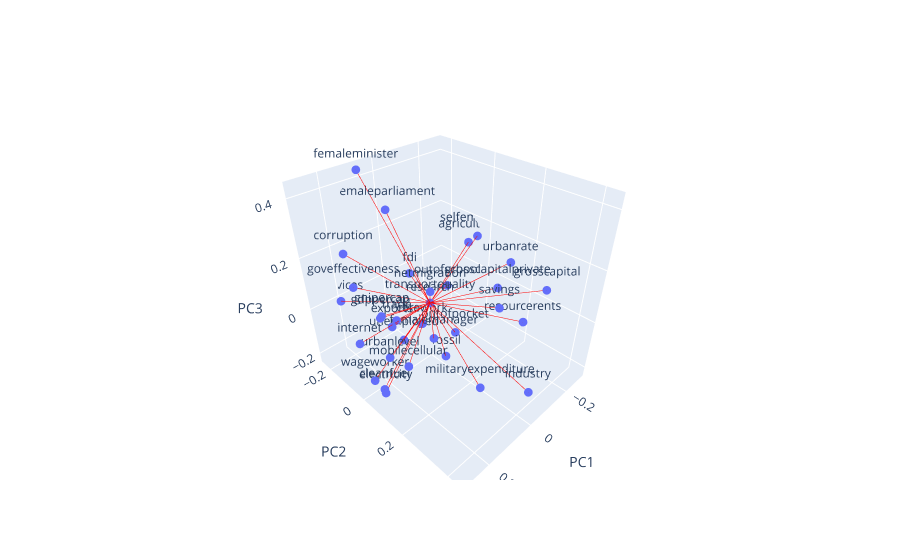

Source (notebook cell):
### Code cell
import plotly.graph_objs as go

# Create the scatter plot
scatter = go.Scatter3d(x=df_loadings['PC1'], y=df_loadings['PC2'], z=df_loadings['PC3'], mode='markers+text',
                       text=df_loadings.index, name='markers', textposition='top center')

# Create arrows
lines = []
line_marker = dict(color='red', width=1)  # adjust as needed

# Create a line (arrow) for each point, from the origin to the point
for i in range(len(df_loadings)):
    lines.append(go.Scatter3d(x=[0, df_loadings['PC1'][i]], 
                              y=[0, df_loadings['PC2'][i]], 
                              z=[0, df_loadings['PC3'][i]], 
                              mode='lines', 
                              line=line_marker))

layout = go.Layout(showlegend=False)

# Add all the arrows to the plot
fig = go.Figure(data=[scatter] + lines, layout=layout)

# Scale size and update axes
fig.update_traces(marker=dict(size=3))  # adjust as needed
fig.update_layout(scene=dict(xaxis=dict(title='PC1'), yaxis=dict(title='PC2'), zaxis=dict(title='PC3')))

fig.show()

### Figure 1 — Plotly figure (JSON) as saved in the notebook; plotly's stock layout.template omitted (floating-point values rounded to 4 significant figures)
{"data": [{"marker": {"size": 3}, "mode": "markers+text", "name": "markers", "text": ["agriculture", "femalemanager", "femaleminister", "femaleparliament", "carework", "cleanfuel", "corruption", "electricity", "exports", "fdi", "fossil", "gdppercap", "gnipercap", "goveffectiveness", "grosscapital", "grosscapitalprivate", "industry", "internet", "militaryexpenditure", "mobilecellular", "netmigration", "outofpocket", "outofschool", "research", "resourcerents", "savings", "selfemployed", "services", "trade", "transportquality", "unemployed", "urbanlevel", "urbanrate", "wageworker"], "textposition": "top center", "type": "scatter3d", "x": [-0.2538, 0.03439, 0.07833, 0.054, -0.008363, 0.2658, 0.2507, 0.2526, 0.1676, 0.03497, -0.01545, 0.2567, 0.2438, 0.2766, -0.03276, 0.01172, 0.006506, 0.2918, 0.0109, 0.2047, 0.088, -0.1358, -0.1452, 0, -0.1094, 0.06266, -0.2873, 0.2068, 0.1419, 0, 0.03919, 0.2259, -0.1563, 0.2873], "y": [-0.06062, 0.05236, -0.2372, -0.1371, -0.05475, 0.06385, -0.09232, 0.04853, -0.0003162, -0.05982, 0.06032, 0.07008, 0.05817, -0.01944, 0.4241, 0.2957, 0.4363, -0.003506, 0.2523, 0.1194, 0.09996, -0.01002, -0.06282, -3.944e-31, 0.3118, 0.3463, -0.04732, -0.2325, -0.008058, 0, -0.1111, 0.0545, 0.2099, 0.04732], "z": [0.1131, -0.1073, 0.4305, 0.3208, -0.129, -0.1755, 0.2616, -0.2154, -0.008447, 0.1097, -0.219, 0.1179, 0.1106, 0.1913, 0.2488, 0.2151, -0.1009, -0.005039, -0.2189, -0.07674, 0.1419, -0.2208, -0.02861, 4.136e-25, 0.03185, 0.1991, 0.1316, -0.006373, -0.0008799, -1.578e-30, -0.2138, -0.06808, 0.1868, -0.1315]}, {"line": {"color": "red", "width": 1}, "marker": {"size": 3}, "mode": "lines", "type": "scatter3d", "x": [0, -0.2538], "y": [0, -0.06062], "z": [0, 0.1131]}, {"line": {"color": "red", "width": 1}, "marker": {"size": 3}, "mode": "lines", "type": "scatter3d", "x": [0, 0.03439], "y": [0, 0.05236], "z": [0, -0.1073]}, {"line": {"color": "red", "width": 1}, "marker": {"size": 3}, "mode": "lines", "type": "scatter3d", "x": [0, 0.07833], "y": [0, -0.2372], "z": [0, 0.4305]}, {"line": {"color": "red", "width": 1}, "marker": {"size": 3}, "mode": "lines", "type": "scatter3d", "x": [0, 0.054], "y": [0, -0.1371], "z": [0, 0.3208]}, {"line": {"color": "red", "width": 1}, "marker": {"size": 3}, "mode": "lines", "type": "scatter3d", "x": [0, -0.008363], "y": [0, -0.05475], "z": [0, -0.129]}, {"line": {"color": "red", "width": 1}, "marker": {"size": 3}, "mode": "lines", "type": "scatter3d", "x": [0, 0.2658], "y": [0, 0.06385], "z": [0, -0.1755]}, {"line": {"color": "red", "width": 1}, "marker": {"size": 3}, "mode": "lines", "type": "scatter3d", "x": [0, 0.2507], "y": [0, -0.09232], "z": [0, 0.2616]}, {"line": {"color": "red", "width": 1}, "marker": {"size": 3}, "mode": "lines", "type": "scatter3d", "x": [0, 0.2526], "y": [0, 0.04853], "z": [0, -0.2154]}, {"line": {"color": "red", "width": 1}, "marker": {"size": 3}, "mode": "lines", "type": "scatter3d", "x": [0, 0.1676], "y": [0, -0.0003162], "z": [0, -0.008447]}, {"line": {"color": "red", "width": 1}, "marker": {"size": 3}, "mode": "lines", "type": "scatter3d", "x": [0, 0.03497], "y": [0, -0.05982], "z": [0, 0.1097]}, {"line": {"color": "red", "width": 1}, "marker": {"size": 3}, "mode": "lines", "type": "scatter3d", "x": [0, -0.01545], "y": [0, 0.06032], "z": [0, -0.219]}, {"line": {"color": "red", "width": 1}, "marker": {"size": 3}, "mode": "lines", "type": "scatter3d", "x": [0, 0.2567], "y": [0, 0.07008], "z": [0, 0.1179]}, {"line": {"color": "red", "width": 1}, "marker": {"size": 3}, "mode": "lines", "type": "scatter3d", "x": [0, 0.2438], "y": [0, 0.05817], "z": [0, 0.1106]}, {"line": {"color": "red", "width": 1}, "marker": {"size": 3}, "mode": "lines", "type": "scatter3d", "x": [0, 0.2766], "y": [0, -0.01944], "z": [0, 0.1913]}, {"line": {"color": "red", "width": 1}, "marker": {"size": 3}, "mode": "lines", "type": "scatter3d", "x": [0, -0.03276], "y": [0, 0.4241], "z": [0, 0.2488]}, {"line": {"color": "red", "width": 1}, "marker": {"size": 3}, "mode": "lines", "type": "scatter3d", "x": [0, 0.01172], "y": [0, 0.2957], "z": [0, 0.2151]}, {"line": {"color": "red", "width": 1}, "marker": {"size": 3}, "mode": "lines", "type": "scatter3d", "x": [0, 0.006506], "y": [0, 0.4363], "z": [0, -0.1009]}, {"line": {"color": "red", "width": 1}, "marker": {"size": 3}, "mode": "lines", "type": "scatter3d", "x": [0, 0.2918], "y": [0, -0.003506], "z": [0, -0.005039]}, {"line": {"color": "red", "width": 1}, "marker": {"size": 3}, "mode": "lines", "type": "scatter3d", "x": [0, 0.0109], "y": [0, 0.2523], "z": [0, -0.2189]}, {"line": {"color": "red", "width": 1}, "marker": {"size": 3}, "mode": "lines", "type": "scatter3d", "x": [0, 0.2047], "y": [0, 0.1194], "z": [0, -0.07674]}, {"line": {"color": "red", "width": 1}, "marker": {"size": 3}, "mode": "lines", "type": "scatter3d", "x": [0, 0.088], "y": [0, 0.09996], "z": [0, 0.1419]}, {"line": {"color": "red", "width": 1}, "marker": {"size": 3}, "mode": "lines", "type": "scatter3d", "x": [0, -0.1358], "y": [0, -0.01002], "z": [0, -0.2208]}, {"line": {"color": "red", "width": 1}, "marker": {"size": 3}, "mode": "lines", "type": "scatter3d", "x": [0, -0.1452], "y": [0, -0.06282], "z": [0, -0.02861]}, {"line": {"color": "red", "width": 1}, "marker": {"size": 3}, "mode": "lines", "type": "scatter3d", "x": [0, 0], "y": [0, -3.944e-31], "z": [0, 4.136e-25]}, {"line": {"color": "red", "width": 1}, "marker": {"size": 3}, "mode": "lines", "type": "scatter3d", "x": [0, -0.1094], "y": [0, 0.3118], "z": [0, 0.03185]}, {"line": {"color": "red", "width": 1}, "marker": {"size": 3}, "mode": "lines", "type": "scatter3d", "x": [0, 0.06266], "y": [0, 0.3463], "z": [0, 0.1991]}, {"line": {"color": "red", "width": 1}, "marker": {"size": 3}, "mode": "lines", "type": "scatter3d", "x": [0, -0.2873], "y": [0, -0.04732], "z": [0, 0.1316]}, {"line": {"color": "red", "width": 1}, "marker": {"size": 3}, "mode": "lines", "type": "scatter3d", "x": [0, 0.2068], "y": [0, -0.2325], "z": [0, -0.006373]}, {"line": {"color": "red", "width": 1}, "marker": {"size": 3}, "mode": "lines", "type": "scatter3d", "x": [0, 0.1419], "y": [0, -0.008058], "z": [0, -0.0008799]}, {"line": {"color": "red", "width": 1}, "marker": {"size": 3}, "mode": "lines", "type": "scatter3d", "x": [0, 0], "y": [0, 0], "z": [0, -1.578e-30]}, {"line": {"color": "red", "width": 1}, "marker": {"size": 3}, "mode": "lines", "type": "scatter3d", "x": [0, 0.03919], "y": [0, -0.1111], "z": [0, -0.2138]}, {"line": {"color": "red", "width": 1}, "marker": {"size": 3}, "mode": "lines", "type": "scatter3d", "x": [0, 0.2259], "y": [0, 0.0545], "z": [0, -0.06808]}, {"line": {"color": "red", "width": 1}, "marker": {"size": 3}, "mode": "lines", "type": "scatter3d", "x": [0, -0.1563], "y": [0, 0.2099], "z": [0, 0.1868]}, {"line": {"color": "red", "width": 1}, "marker": {"size": 3}, "mode": "lines", "type": "scatter3d", "x": [0, 0.2873], "y": [0, 0.04732], "z": [0, -0.1315]}], "layout": {"scene": {"xaxis": {"title": {"text": "PC1"}}, "yaxis": {"title": {"text": "PC2"}}, "zaxis": {"title": {"text": "PC3"}}}, "showlegend": false}}
